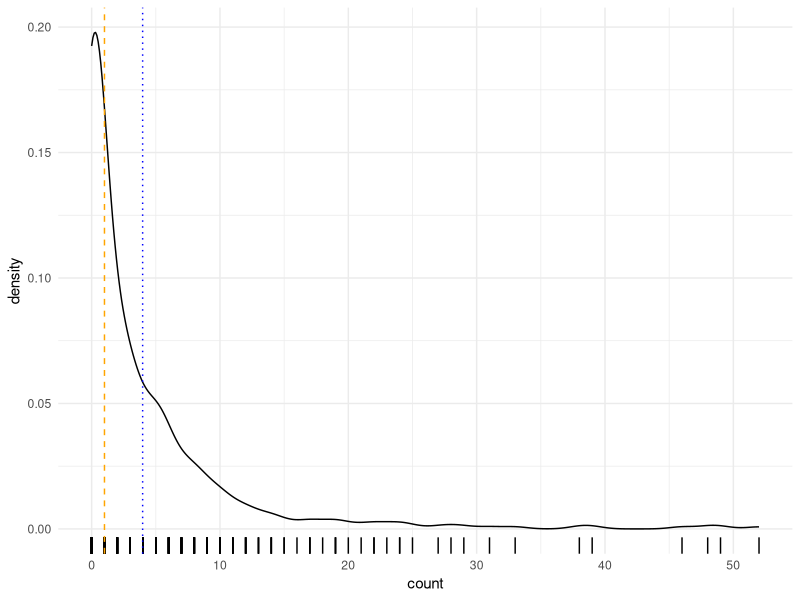
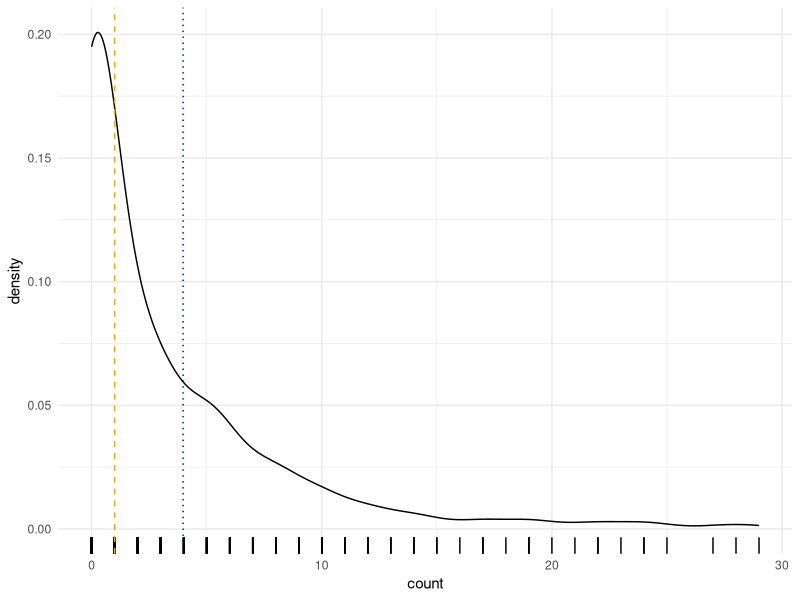
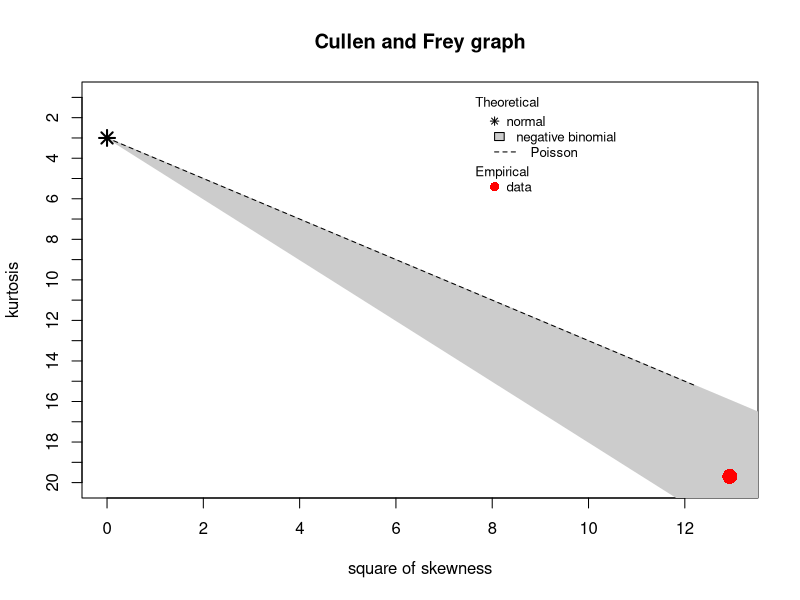
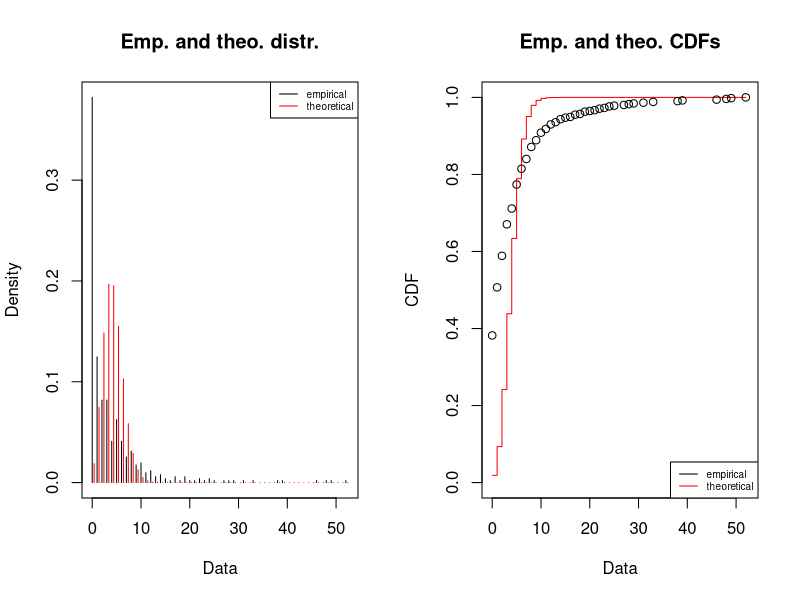
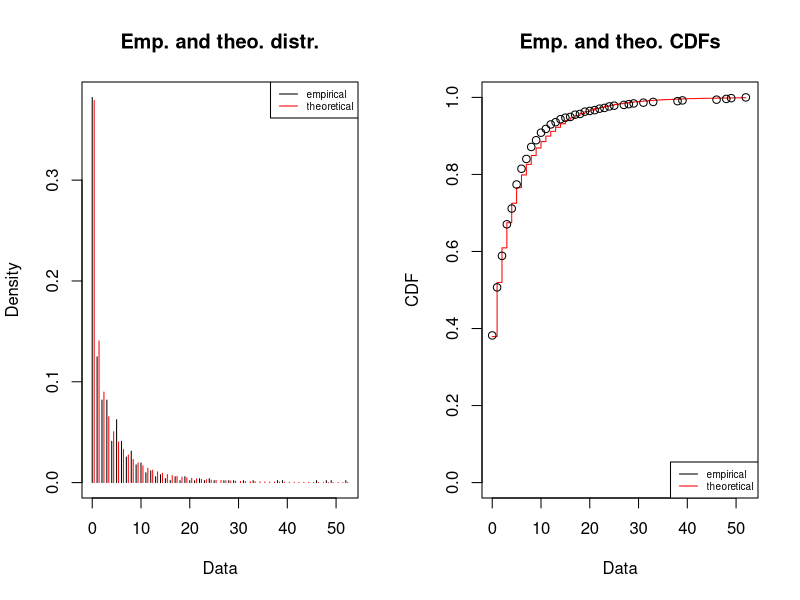
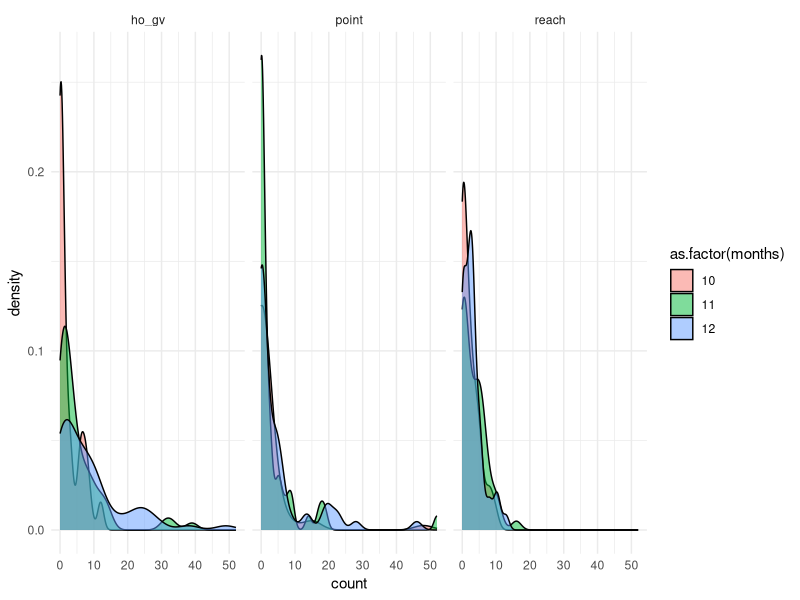

Reproduce these figures in R, in order.
## ---- chunk 1
knitr::opts_chunk$set(echo = TRUE)
knitr::opts_knit$set(root.dir = normalizePath("../"))
library(tidyverse)
theme_set(theme_minimal())
library(fitdistrplus)
## ---- chunk 2
gestures <- read_csv("./data/gestures.csv")

gestures_tot <- gestures %>%
  group_by(dyad, background, months, gesture) %>%
  summarise(
    count = sum(count),
    ct = sum(ct)
  ) %>%
  na.omit() %>%
  ungroup()
## ---- chunk 3
gestures_tot %>%
  ggplot(aes(count)) +
  geom_density() +
  geom_rug() +
  geom_vline(xintercept = median(gestures_tot$count), linetype = "dashed", colour = "orange") +
  geom_vline(xintercept = mean(gestures_tot$count), linetype = "dotted", colour = "blue")
## ---- chunk 4
gestures_tot %>%
  filter(count < 31) %>%
  ggplot(aes(count)) +
  geom_density() +
  geom_rug() +
  geom_vline(xintercept = median(gestures_tot$count), linetype = "dashed", colour = "orange") +
  geom_vline(xintercept = mean(gestures_tot$count), linetype = "dotted", colour = "blue")
## ---- chunk 5
descdist(gestures_tot$count, discrete = TRUE)
## ---- chunk 6
plot(fitdist(gestures_tot$count, "pois"))
## ---- chunk 7
plot(fitdist(gestures_tot$count, "nbinom"))
## ---- chunk 8
gestures_tot %>%
  ggplot(aes(count, fill = as.factor(months))) +
  geom_density(alpha = 0.5) +
  facet_grid(~ gesture)
